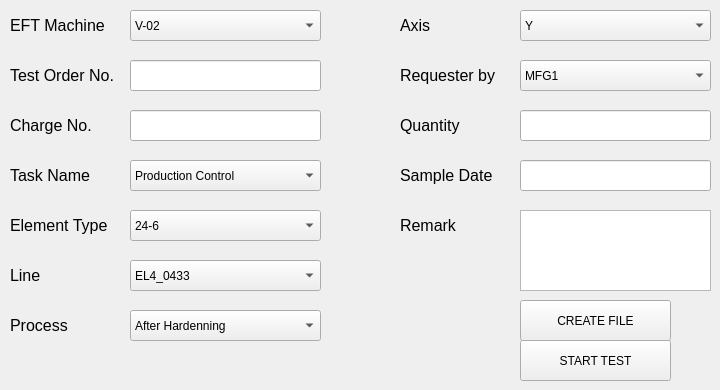
    <widget class="QWidget" name="create_tab">
     <attribute name="title">
      <string>Create</string>
     </attribute>
     <widget class="QLabel" name="label_7">
      <property name="geometry">
       <rect>
        <x>10</x>
        <y>210</y>
        <width>111</width>
        <height>31</height>
       </rect>
      </property>
      <property name="font">
       <font>
        <pointsize>12</pointsize>
       </font>
      </property>
      <property name="text">
       <string>Element Type</string>
      </property>
     </widget>
     <widget class="QComboBox" name="input_axis">
      <property name="geometry">
       <rect>
        <x>520</x>
        <y>10</y>
        <width>191</width>
        <height>31</height>
       </rect>
      </property>
      <item>
       <property name="text">
        <string>Y</string>
       </property>
      </item>
      <item>
       <property name="text">
        <string>Z</string>
       </property>
      </item>
     </widget>
     <widget class="QLabel" name="label_3">
      <property name="geometry">
       <rect>
        <x>10</x>
        <y>10</y>
        <width>111</width>
        <height>31</height>
       </rect>
      </property>
      <property name="font">
       <font>
        <pointsize>12</pointsize>
       </font>
      </property>
      <property name="text">
       <string>EFT Machine</string>
      </property>
     </widget>
     <widget class="QComboBox" name="input_requester">
      <property name="geometry">
       <rect>
        <x>520</x>
        <y>60</y>
        <width>191</width>
        <height>31</height>
       </rect>
      </property>
      <item>
       <property name="text">
        <string>MFG1</string>
       </property>
      </item>
      <item>
       <property name="text">
        <string>MFG2</string>
       </property>
      </item>
      <item>
       <property name="text">
        <string>MFG3</string>
       </property>
      </item>
      <item>
       <property name="text">
        <string>QMM1</string>
       </property>
      </item>
      <item>
       <property name="text">
        <string>QMM3</string>
       </property>
      </item>
      <item>
       <property name="text">
        <string>ETC-VN</string>
       </property>
      </item>
      <item>
       <property name="text">
        <string>ETC1-VN</string>
       </property>
      </item>
      <item>
       <property name="text">
        <string>ETC2-VN</string>
       </property>
      </item>
      <item>
       <property name="text">
        <string>ETC3-VN</string>
       </property>
      </item>
     </widget>
     <widget class="QComboBox" name="input_line">
      <property name="geometry">
       <rect>
        <x>130</x>
        <y>260</y>
        <width>191</width>
        <height>31</height>
       </rect>
      </property>
      <item>
       <property name="text">
        <string>EL4_0433</string>
       </property>
      </item>
      <item>
       <property name="text">
        <string>EL5_2192</string>
       </property>
      </item>
      <item>
       <property name="text">
        <string>EL6_3660</string>
       </property>
      </item>
      <item>
       <property name="text">
        <string>EL7_6911</string>
       </property>
      </item>
      <item>
       <property name="text">
        <string>EL8_7805</string>
       </property>
      </item>
     </widget>
     <widget class="QLabel" name="label_9">
      <property name="geometry">
       <rect>
        <x>10</x>
        <y>260</y>
        <width>111</width>
        <height>31</height>
       </rect>
      </property>
      <property name="font">
       <font>
        <pointsize>12</pointsize>
       </font>
      </property>
      <property name="text">
       <string>Line</string>
      </property>
     </widget>
     <widget class="QLabel" name="label_14">
      <property name="geometry">
       <rect>
        <x>400</x>
        <y>60</y>
        <width>111</width>
        <height>31</height>
       </rect>
      </property>
      <property name="font">
       <font>
        <pointsize>12</pointsize>
       </font>
      </property>
      <property name="text">
       <string>Requester by</string>
      </property>
     </widget>
     <widget class="QComboBox" name="input_task_name">
      <property name="geometry">
       <rect>
        <x>130</x>
        <y>160</y>
        <width>191</width>
        <height>31</height>
       </rect>
      </property>
      <item>
       <property name="text">
        <string>Production Control</string>
       </property>
      </item>
      <item>
       <property name="text">
        <string>8D Problem Solving</string>
       </property>
      </item>
      <item>
       <property name="text">
        <string>Project Release</string>
       </property>
      </item>
      <item>
       <property name="text">
        <string>Object Release</string>
       </property>
      </item>
      <item>
       <property name="text">
        <string>Safe Launch</string>
       </property>
      </item>
     </widget>
     <widget class="QLineEdit" name="input_test_order_no">
      <property name="geometry">
       <rect>
        <x>130</x>
        <y>60</y>
        <width>191</width>
        <height>31</height>
       </rect>
      </property>
     </widget>
     <widget class="QLabel" name="label_13">
      <property name="geometry">
       <rect>
        <x>400</x>
        <y>110</y>
        <width>111</width>
        <height>31</height>
       </rect>
      </property>
      <property name="font">
       <font>
        <pointsize>12</pointsize>
       </font>
      </property>
      <property name="text">
       <string>Quantity</string>
      </property>
     </widget>
     <widget class="QLabel" name="label_15">
      <property name="geometry">
       <rect>
        <x>400</x>
        <y>10</y>
        <width>111</width>
        <height>31</height>
       </rect>
      </property>
      <property name="font">
       <font>
        <pointsize>12</pointsize>
       </font>
      </property>
      <property name="text">
       <string>Axis</string>
      </property>
     </widget>
     <widget class="QComboBox" name="input_element_type">
      <property name="geometry">
       <rect>
        <x>130</x>
        <y>210</y>
        <width>191</width>
        <height>31</height>
       </rect>
      </property>
      <item>
       <property name="text">
        <string>24-6</string>
       </property>
      </item>
      <item>
       <property name="text">
        <string>24-9</string>
       </property>
      </item>
      <item>
       <property name="text">
        <string>24-9AVO</string>
       </property>
      </item>
      <item>
       <property name="text">
        <string>28-10</string>
       </property>
      </item>
      <item>
       <property name="text">
        <string>28-12</string>
       </property>
      </item>
      <item>
       <property name="text">
        <string>30-10</string>
       </property>
      </item>
      <item>
       <property name="text">
        <string>30-12</string>
       </property>
      </item>
     </widget>
     <widget class="QLabel" name="label_8">
      <property name="geometry">
       <rect>
        <x>10</x>
        <y>310</y>
        <width>111</width>
        <height>31</height>
       </rect>
      </property>
      <property name="font">
       <font>
        <pointsize>12</pointsize>
       </font>
      </property>
      <property name="text">
       <string>Process</string>
      </property>
     </widget>
     <widget class="QLabel" name="label_10">
      <property name="geometry">
       <rect>
        <x>400</x>
        <y>160</y>
        <width>111</width>
        <height>31</height>
       </rect>
      </property>
      <property name="font">
       <font>
        <pointsize>12</pointsize>
       </font>
      </property>
      <property name="text">
       <string>Sample Date</string>
      </property>
     </widget>
     <widget class="QLineEdit" name="input_quantity">
      <property name="geometry">
       <rect>
        <x>520</x>
        <y>110</y>
        <width>191</width>
        <height>31</height>
       </rect>
      </property>
     </widget>
     <widget class="QPlainTextEdit" name="input_remark">
      <property name="geometry">
       <rect>
        <x>520</x>
        <y>210</y>
        <width>191</width>
        <height>81</height>
       </rect>
      </property>
     </widget>
     <widget class="QComboBox" name="input_process">
      <property name="geometry">
       <rect>
        <x>130</x>
        <y>310</y>
        <width>191</width>
        <height>31</height>
       </rect>
      </property>
      <item>
       <property name="text">
        <string>After Hardenning</string>
       </property>
      </item>
      <item>
       <property name="text">
        <string>After Deburring</string>
       </property>
      </item>
      <item>
       <property name="text">
        <string>After Body Drinding</string>
       </property>
      </item>
      <item>
       <property name="text">
        <string>After EOL Washing</string>
       </property>
      </item>
     </widget>
     <widget class="QLabel" name="label_6">
      <property name="geometry">
       <rect>
        <x>10</x>
        <y>160</y>
        <width>111</width>
        <height>31</height>
       </rect>
      </property>
      <property name="font">
       <font>
        <pointsize>12</pointsize>
       </font>
      </property>
      <property name="text">
       <string>Task Name</string>
      </property>
     </widget>
     <widget class="QComboBox" name="input_eft_machine">
      <property name="geometry">
       <rect>
        <x>130</x>
        <y>10</y>
        <width>191</width>
        <height>31</height>
       </rect>
      </property>
      <property name="styleSheet">
       <string notr="true">V-02</string>
      </property>
      <item>
       <property name="text">
        <string>V-02</string>
       </property>
      </item>
      <item>
       <property name="text">
        <string>V-03</string>
       </property>
      </item>
      <item>
       <property name="text">
        <string>V-07</string>
       </property>
      </item>
     </widget>
     <widget class="QLabel" name="label_12">
      <property name="geometry">
       <rect>
        <x>400</x>
        <y>210</y>
        <width>111</width>
        <height>31</height>
       </rect>
      </property>
      <property name="font">
       <font>
        <pointsize>12</pointsize>
       </font>
      </property>
      <property name="text">
       <string>Remark</string>
      </property>
     </widget>
     <widget class="QLineEdit" name="input_sample_date">
      <property name="geometry">
       <rect>
        <x>520</x>
        <y>160</y>
        <width>191</width>
        <height>31</height>
       </rect>
      </property>
     </widget>
     <widget class="QLabel" name="label_4">
      <property name="geometry">
       <rect>
        <x>10</x>
        <y>60</y>
        <width>111</width>
        <height>31</height>
       </rect>
      </property>
      <property name="font">
       <font>
        <pointsize>12</pointsize>
       </font>
      </property>
      <property name="text">
       <string>Test Order No.</string>
      </property>
     </widget>
     <widget class="QLabel" name="label_5">
      <property name="geometry">
       <rect>
        <x>10</x>
        <y>110</y>
        <width>111</width>
        <height>31</height>
       </rect>
      </property>
      <property name="font">
       <font>
        <pointsize>12</pointsize>
       </font>
      </property>
      <property name="text">
       <string>Charge No.</string>
      </property>
     </widget>
     <widget class="QPushButton" name="create_btn">
      <property name="geometry">
       <rect>
        <x>520</x>
        <y>300</y>
        <width>151</width>
        <height>41</height>
       </rect>
      </property>
      <property name="text">
       <string>CREATE FILE</string>
      </property>
     </widget>
     <widget class="QLineEdit" name="input_charge_no">
      <property name="geometry">
       <rect>
        <x>130</x>
        <y>110</y>
        <width>191</width>
        <height>31</height>
       </rect>
      </property>
     </widget>
     <widget class="QPushButton" name="start_test_btn_1">
      <property name="geometry">
       <rect>
        <x>520</x>
        <y>340</y>
        <width>151</width>
        <height>41</height>
       </rect>
      </property>
      <property name="text">
       <string>START TEST</string>
      </property>
     </widget>
    </widget>
